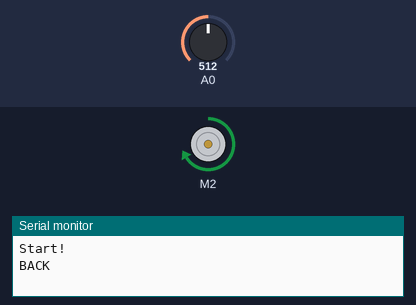
A sketch run on a simulated Arduino Uno, built with avr-gcc and run on an emulated ATmega328P. Shown: DC motor (green arrow = forward, orange = backward, longer = faster), the last lines printed to the serial monitor. The inputs (shaded band) are chosen by the test bench; at power-on: A0 = 512.

Above: at 5.2 s.
5.3 s: A0 set to 208
10.9 s: A0 set to 186
At 14.5 s:
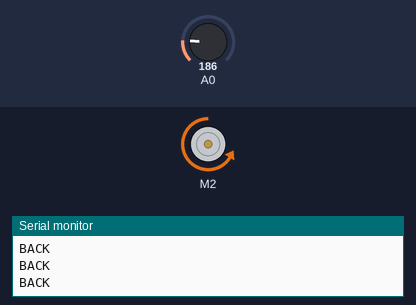
16.5 s: A0 set to 210
At 17.3 s:
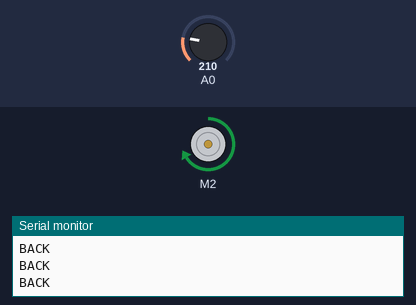
22.1 s: A0 set to 190
At 27.6 s:
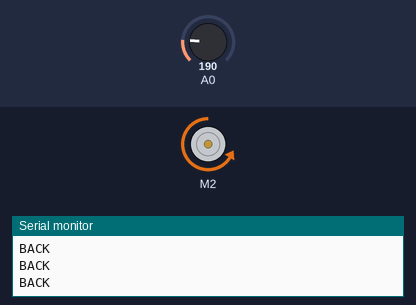
Timing chart, 0 to 29.0 s (numbered marks = the images above; inputs shaded):
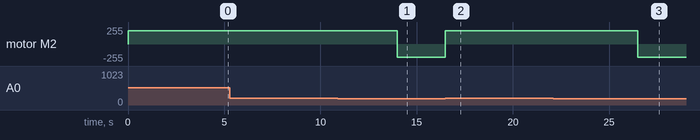

The sketch:

ArduinoRolled.ino
```cpp
#include <Wire.h>
#include <Adafruit_MotorShield.h>
#include "utility/Adafruit_PWMServoDriver.h"

// Create the motor shield object with the default I2C address
Adafruit_MotorShield AFMS = Adafruit_MotorShield();
// Or, create it with a different I2C address (say for stacking)
// Adafruit_MotorShield AFMS = Adafruit_MotorShield(0x61);

// Select which 'port' M1, M2, M3 or M4. In this case, M1
//Adafruit_DCMotor *motor1 = AFMS.getMotor(1);
Adafruit_DCMotor *motor2 = AFMS.getMotor(2);
// You can also make another motor on port M2
//Adafruit_DCMotor *myOtherMotor = AFMS.getMotor(2);

void setup() {
  AFMS.begin();  // create with the default frequency 1.6KHz
  //AFMS.begin(1000);  // OR with a different frequency, say 1KHz

  // Set the speed to start, from 0 (off) to 255 (max speed)
  //  motor1->setSpeed(100);
  motor2->setSpeed(200);
  //  motor1->run(FORWARD);
  //  motor2->run(FORWARD);
  //  delay(4000);
  Serial.begin(9600);
  Serial.println("Start!");
  motor2->run(FORWARD);
  delay(4000);
}

void loop() {

  Serial.println("BACK");
  //  motor1->run(BACKWARD);
  motor2->run(BACKWARD);
  while (analogRead(A0) < 200);
  //  motor1->run(FORWARD);
  motor2->run(FORWARD);
  delay(5000);
//  while (analogRead(A0) < 200);
}
```

Measured:
- the behaviour switches between 200 and 199 on A0 (found by bisection; images 0 and 1)
- after the input at 10.9 s, motor M2: forward 200/255 → backward 200/255 after 3.1 s
- after the input at 16.5 s, motor M2: backward 200/255 → forward 200/255 at once
- after the input at 22.1 s, motor M2: forward 200/255 → backward 200/255 after 4.4 s
